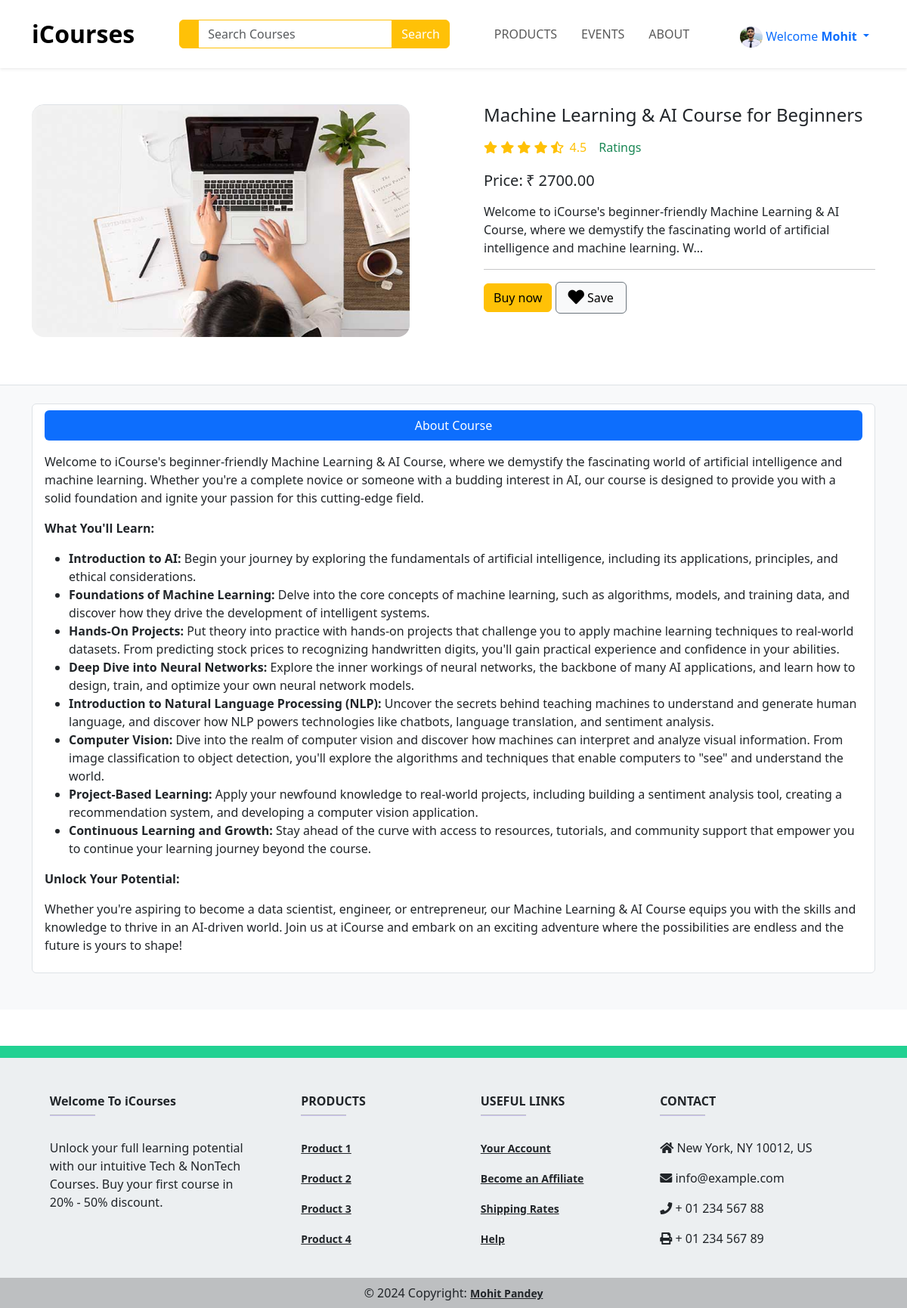
Before: /productView/2 (signed in) with the older database file.
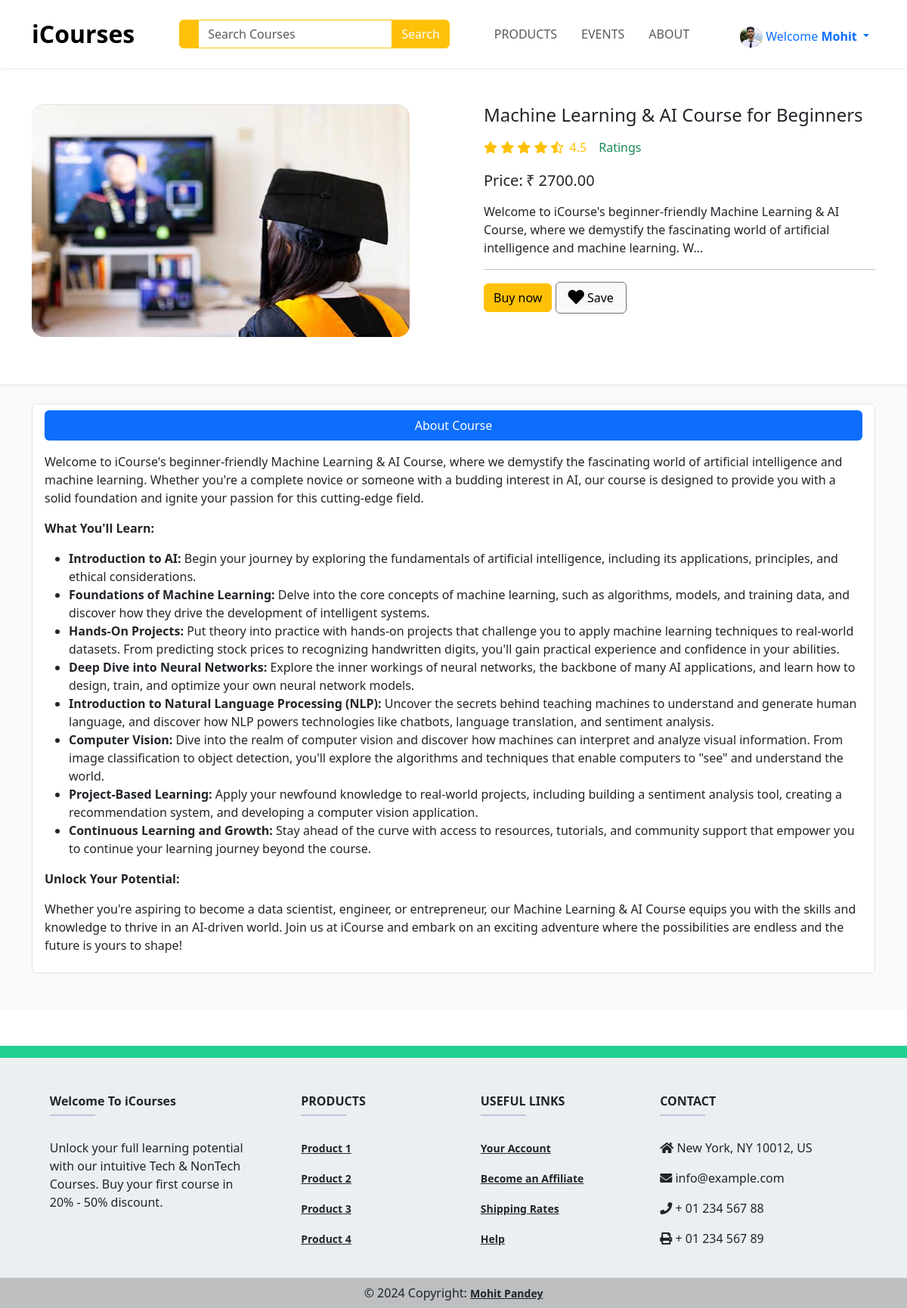
After: the same page with the newer database file.
### home/models.py (models this page shows, shortened)
class Course(models.Model):
    coursePicture = models.ImageField(upload_to='coursePicture/',null=True,blank = True)
    courseFile = models.FileField(upload_to='coursePdf',null=True,blank=True)
    courseCategory = models.ForeignKey(Category, on_delete=models.CASCADE ,null=True,blank=True)
    courseName = models.CharField(max_length = 150,null=True,blank=True)
    coursePrice = models.IntegerField(null=True,blank=True)
    madeBy = models.CharField(max_length = 150,null=True,blank=True)
    courseDuration = models.CharField(max_length = 50)
    studentOnCourse = models.IntegerField(default = 0,editable=False)
    AboutCourse = HTMLField(blank=True)

### home/views.py (the view)
# urls.py: path('productView/<slug:id>',views.ProductView, name='productView'),
def ProductView(request,id):
    if request.method == "GET":
      search = request.GET.get('search')
      if search != None:
        course = Course.objects.filter(courseName__icontains=search)
        return render(request,"Products/allCourse.html",{'courses':course})
    view =Course.objects.get(id=id) # Get the course about page......
    return render(request,'Products/productview.html',{'view':view})

### home/context_processors.py (called while the page is built)
def user_info(request):
    user_info = None
    if request.user.is_authenticated:
        try:
            user_info = request.user.userprofile  # Assuming UserProfile is related to the User model
        except UserProfile.DoesNotExist:
            pass  # Handle the case where UserProfile doesn't exist for the current user
    return {'user_info': user_info}

### templates/Products/productview.html (shortened to what this page needs)
{% extends 'base.html' %}
{% block Css %}
  <link href="https://cdnjs.cloudflare.com/ajax/libs/font-awesome/5.15.4/css/all.min.css" rel="stylesheet" />
{% endblock %}
{% block body %}
  <section class="py-5">
    <div class="container">
      <div class="row gx-5">
        <aside class="col-lg-6">
          <div class="imagearea border rounded-4 mb-3 d-flex justify-content-center">
            <a data-fslightbox="mygalley" class="rounded-4" target="_blank" data-type="image" href="https://bootstrap-ecommerce.com/bootstrap5-ecommerce/images/items/detail1/big.webp">
              {% if view.coursePicture %}
                <img style="width:500px;height:307px; margin: auto;" class="rounded-4 fit" src="{{ view.coursePicture.url }}" />
              {% else %}
                <img style="max-width: 100%; max-height: 100vh; margin: auto;" class="rounded-4 fit" src="/static/images/course-2.jpg" />
              {% endif %}
            </a>
          </div>
        </aside>
        <main class="col-lg-6">
          <div class="ps-lg-3">
            <h4 class="title text-dark">{{ view.courseName }}</h4>
            <div class="d-flex flex-row my-3">
              <div class="text-warning mb-1 me-2">
                <i class="fa fa-star"></i>
                <i class="fa fa-star"></i>
                <i class="fa fa-star"></i>
                <i class="fa fa-star"></i>
                <i class="fas fa-star-half-alt"></i>
                <span class="ms-1">4.5</span>
              </div>
              <span class="text-success ms-2">Ratings</span>
            </div>
            <div class="mb-3">
              <span class="h5">Price:</span>
              <span class="h5">₹ {{ view.coursePrice }}.00</span>
            </div>
            <p id="safezone">{{view.AboutCourse | truncatechars:168}}</p>
            <hr />
            {% if user.is_authenticated %}
            <a href="/paymentPage/{{view.id}}" class="btn btn-warning shadow-0">Buy now</a>
            {% else %}
            <a href="/login/" class="btn btn-warning shadow-0">Login To Buy</a>
            {% endif %}
            <a href="#" class="btn btn-light border border-secondary py-2 icon-hover px-3"><i class="me-1 fa fa-heart fa-lg"></i>Save</a>
          </div>
        </main>
      </div>
    </div>
  </section>
  <section class="bg-light border-top py-4">
    <div class="container">
      <div class="row gx-4">
        <div class="col-lg-12 mb-4">
          <div class="border rounded-2 px-3 py-2 bg-white">
            <ul class="nav nav-pills nav-justified mb-3" id="ex1" role="tablist">
              <li class="nav-item d-flex" role="presentation">
                <a class="nav-link d-flex align-items-center justify-content-center w-100 active" id="ex1-tab-1" data-mdb-toggle="pill" href="#ex1-pills-1" role="tab" aria-controls="ex1-pills-1" aria-selected="true">About Course</a>
              </li>
            </ul>
            <div class="tab-content" id="ex1-content">
              <div class="tab-pane fade show active" id="ex1-pills-1" role="tabpanel" aria-labelledby="ex1-tab-1">
                <p>{{view.AboutCourse | safe }}</p>
              </div>
            </div>
          </div>
        </div>
      </div>
    </div>
  </section>
{% endblock %}

Changed rows visible on the page:
changed Course "Machine Learning & AI Course for Beginners": coursePicture: a different picture
